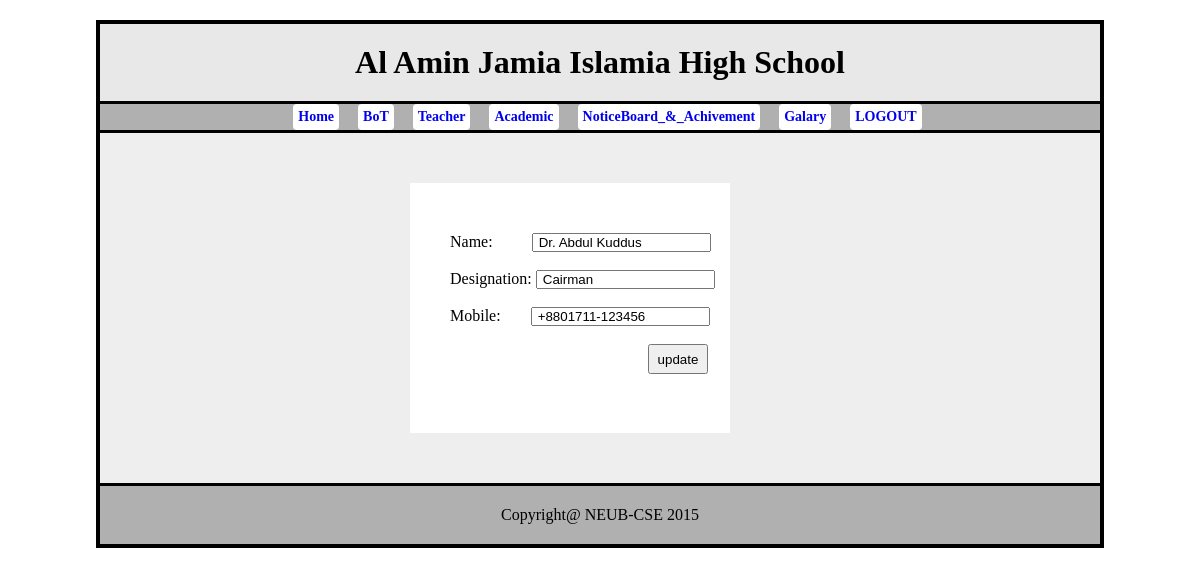
Page /admin/BoT_edit.php?action=edit&bot_id=19 (signed in) on the committed database.
### tables this page shows
CREATE TABLE IF NOT EXISTS `bot` (
  `bot_id` int(255) NOT NULL AUTO_INCREMENT,
  `bot_name` varchar(255) NOT NULL,
  `bot_des` varchar(255) NOT NULL,
  `bot_mobile` varchar(15) NOT NULL,
  PRIMARY KEY (`bot_id`)
);

### admin/BoT_edit.php (the view, shortened to what this page needs)
<?php
include("../include/function.php");
include("../include/adminheader.php");
	if(isset($_REQUEST['bot_id']))
	{
		$id = $_REQUEST['bot_id'];
	}
	else
	{
		header('location:BoT.php');
	}
?>
	<div style="height:200px; width:320px; border: 0px solid red; margin-left:310px; padding:0px; margin-top:50px; margin-bottom:50px; background:white; padding-top:50px;">
		<form method='post'>
			<?php
				$list_query = mysql_query("SELECT * FROM bot  WHERE bot_id='$id'");
				while($run_list = mysql_fetch_array($list_query))
				{
					$cat_name =$run_list['bot_name'];
					$cat_des = $run_list['bot_des'];
					$cat_mobile = $run_list['bot_mobile'];
				}
			?>
			<br\><br\>
				<p style='margin-left:40px;'>Name:
				<input type="text" name="Name" value="<?php echo $cat_name; ?>" style='width:170px; margin-left:35px; padding-left:5px;' /> </p> </br>
				<p style='margin-left:40px;'>Designation:
				<input type="text" name="des" value="<?php echo $cat_des;?>" style='width:170px; padding-left:5px;'/></p></br>
				<p style='margin-left:40px;'>Mobile:
				<input type="text" name="mobile" value="<?php echo $cat_mobile;?>" style='width:170px; margin-left:26px; padding-left:5px;'></p></br>
				<input type="Submit" name="Update" value="update"  style=' height:30px; width: 60px; margin-left:238px;'/></br>
		</form>
	</div>
<?php include ("../include/adminfooter.php"); ?>

### admin/css/main.css (style rules this page uses)
* { margin: 0px; padding: 0px; }
body { text-align: center; }

### rows in the picture
bot: Name "Dr. Abdul Kuddus", des "Cairman", mobile "+8801711-123456"
